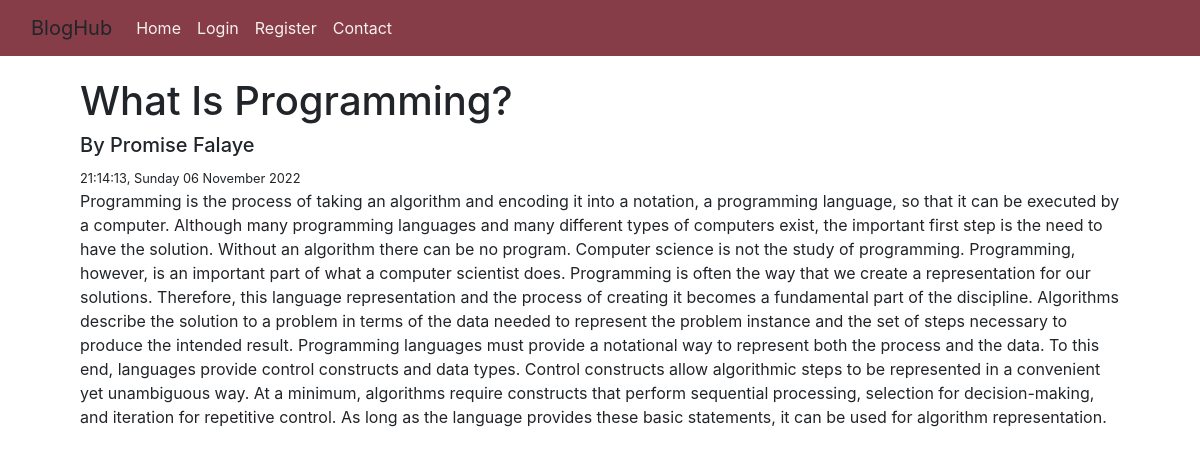
The app's page /article/2 with its own data.
### app.py (models this page shows, shortened)
class Article(db.Model):
    __table_name__ = "articles"
    id =  db.Column(db.Integer, primary_key=True, autoincrement=True)
    title = db.Column(db.String(100), nullable=False)
    content = db.Column(db.String, nullable=False)
    author = db.Column(db.String(), nullable=False)
    date_created = db.Column(db.DateTime, nullable=False, default=datetime.utcnow())

class User(db.Model, UserMixin):
    __table_name__ = "users"
    id = db.Column(db.Integer, primary_key=True, autoincrement=True)
    first_name = db.Column(db.String(50), nullable=False)
    last_name = db.Column(db.String(50), nullable=True)
    email = db.Column(db.String(100), nullable=False, unique=True)
    username = db.Column(db.String(50), unique=True)
    password_hash = db.Column(db.String(20), nullable=False)

### app.py (the view)
@app.route('/article/<int:_id>')
def single_blog(_id):
    article = Article.query.filter_by(id=_id).first_or_404('Such article does not exist')
    user = User.query.filter_by(username=article.author).first()
    user_id = str(user.id)
    return render_template('singleblog.html', article=article, user_id=user_id, user=user)

### templates/singleblog.html (shortened to what this page needs)
{% extends 'base.html' %}  {% block heading %}
<div class="base-container">
  <h1>{{article.title}}</h1>
  <h5>By {{user.first_name}} {{user.last_name}}</h5>
  <small
    >{{article.date_created.strftime('%H:%M:%S')}},
    {{article.date_created.strftime('%A %d %B %Y')}}</small
  >
  {% endblock %} {% block content %}
  <article>{{article.content}}</article>
 {% endblock %}

### templates/singleblog.html (style rules this page uses)
.base-container { margin: 80px; margin-top: 20px; }

### records on screen
Article: title "What Is Programming?", date_created "21:14:13", date_created "Sunday 06 November 2022", content "Programming is the process of taking an algorithm and encoding it into a notation, a programming language, so that it can be executed by a computer. Although many programming languages and many different types of computers exist, the important first step is the need to have the solution. Without an algorithm there can be no program. Computer science is not the study of programming. Programming, however, is an important part of what a computer scientist does. Programming is often the way that we create a representation for our solutions. Therefore, this language representation and the process of creating it becomes a fundamental part of the discipline. Algorithms describe the solution to a…"
User: first_name "Promise", last_name "Falaye"
